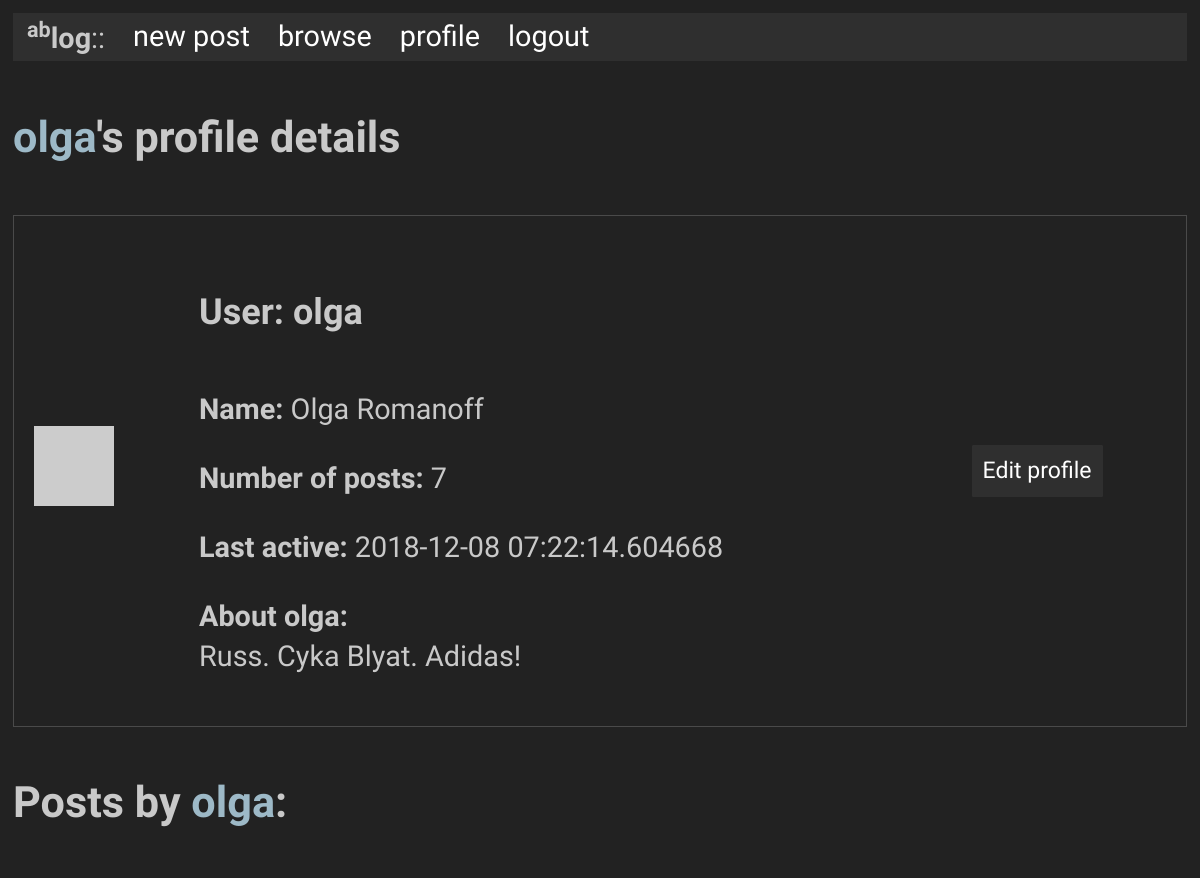
The page /user/olga (signed in, upper part) on the database as committed earlier.
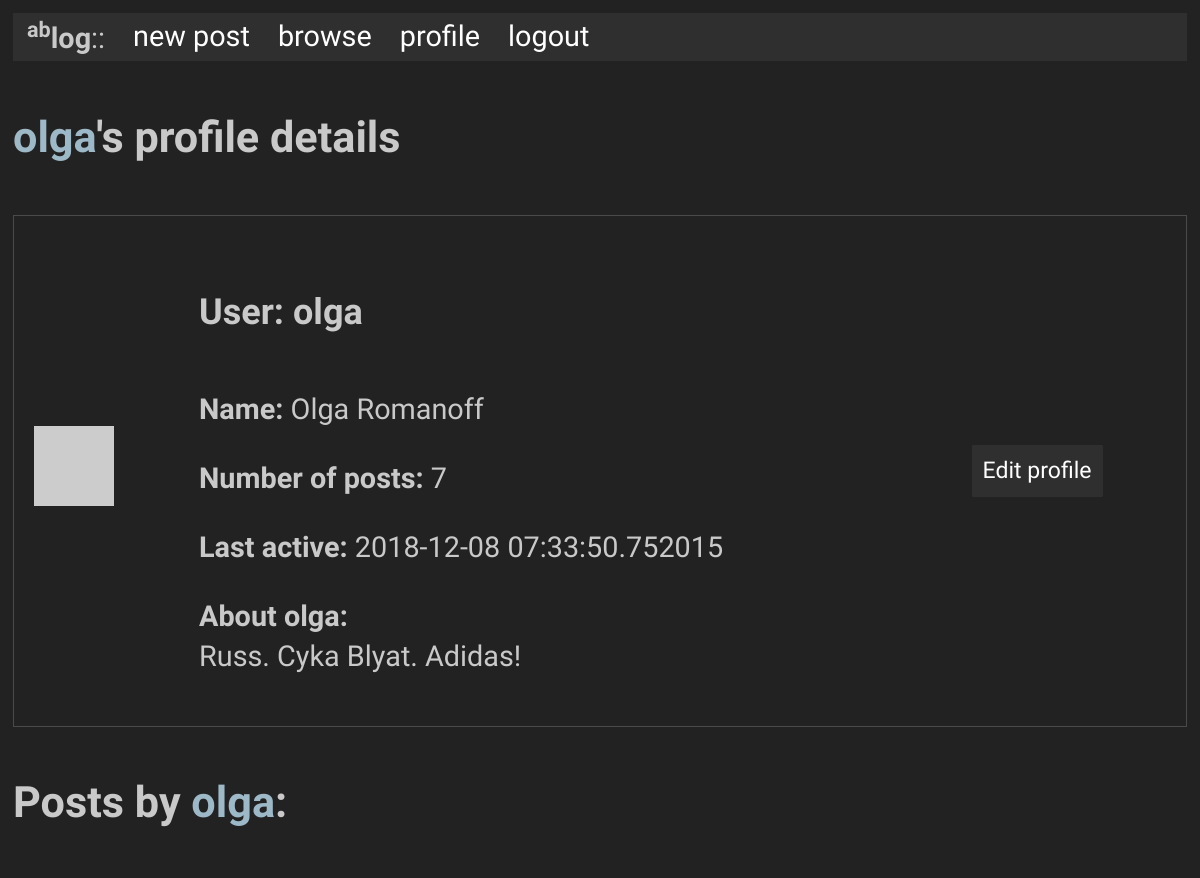
The same page on the database as committed later.
### app/models.py (models this page shows, shortened)
class User(UserMixin, db.Model):
    id            = db.Column(db.Integer, primary_key = True)
    username      = db.Column(db.String(64), index = True, unique = True)
    full_name     = db.Column(db.String(80), index = True)
    email         = db.Column(db.String(128), index = True, unique = True)
    password_hash = db.Column(db.String(128))
    posts         = db.relationship('Post', backref = 'author', lazy = 'dynamic')
    about_me      = db.Column(db.String(50))
    last_seen     = db.Column(db.DateTime, default=datetime.utcnow)
    """
    Generates password hash from password string
    """
    """
    Checks if provided password matches self.password_hash
    """
    """
    Fetches generated avatar from gravatar from hash, which is generated from email
    """
    def avatar(self, size = 64):
        digest = md5(self.email.lower().encode('utf-8')).hexdigest()
        return('https://gravatar.com/avatar/{}?d=retro&s={}'.format(digest, size))

### app/routes.py (the view)
@app.route('/user/<username>')
@login_required
def user(username):
    page        = request.args.get('page', 1, type = int)
    user        = User.query.filter_by(username = username).first_or_404()
    posts       = Post.query.filter_by(user_id = user.id).order_by(Post.timestamp.desc())
    n_posts     = posts.count()
    posts       = posts.paginate(page, app.config['POSTS_PER_PAGE'], False)
    next_url    = url_for('user', username = username, page = posts.next_num) if posts.has_next else None
    prev_url    = url_for('user', username = username, page = posts.prev_num) if posts.has_prev else None
    return(render_template('user.html', user = user, posts = posts.items, n_posts = n_posts, next_url = next_url, prev_url = prev_url))

### app/models.py (called while the page is built)
@login.user_loader
def load_user(id):
    return User.query.get(int(id))

### app/routes.py (called while the page is built)
@app.before_request
def before_request():
    if current_user.is_authenticated:
        current_user.last_seen = datetime.utcnow()
        db.session.commit()

### app/templates/user.html (shortened to what this page needs)
{% extends "base.html" %}
{% from "_post.html" import render_post %}
{% block content %}
<h4><a id='inline-hyper' href="{{ url_for('user', username=user.username) }}">{{ user.username }}</a>'s profile details</h4>
  <table>
    <tr>
      <td valign="center"><img src="{{ user.avatar(228) }}"></td>
      <td>
        <h5>User: {{ user.username }}</h5>
        {% if user.full_name %}<p><b>Name:</b> {{ user.full_name }}</p>{% endif %}
        <p><b>Number of posts:</b> {{ n_posts }}</p>
        {% if user.last_seen %}<p><b>Last active:</b> {{ user.last_seen }}</p>{% endif %}
        {% if user.about_me %}<p><b>About {{ user.username }}:</b> <br>{{ user.about_me }}</p>{% endif %}
      </td>
      <td>
        {% if user == current_user %}
        <div class="button"><a href="{{ url_for('edit_profile') }}">Edit profile</a></div>
        {% endif %}
      </td>
    </tr>
  </table>
  <h4> Posts by <a id='inline-hyper' href="{{ url_for('user', username=user.username) }}">{{ user.username }}</a>:</h4>
{% endblock %}

Rows that differ between the two databases and show on the page:
changed User "olga": last_seen "2018-12-08 07:22:14.604668" → "2018-12-08 07:33:50.752015"
